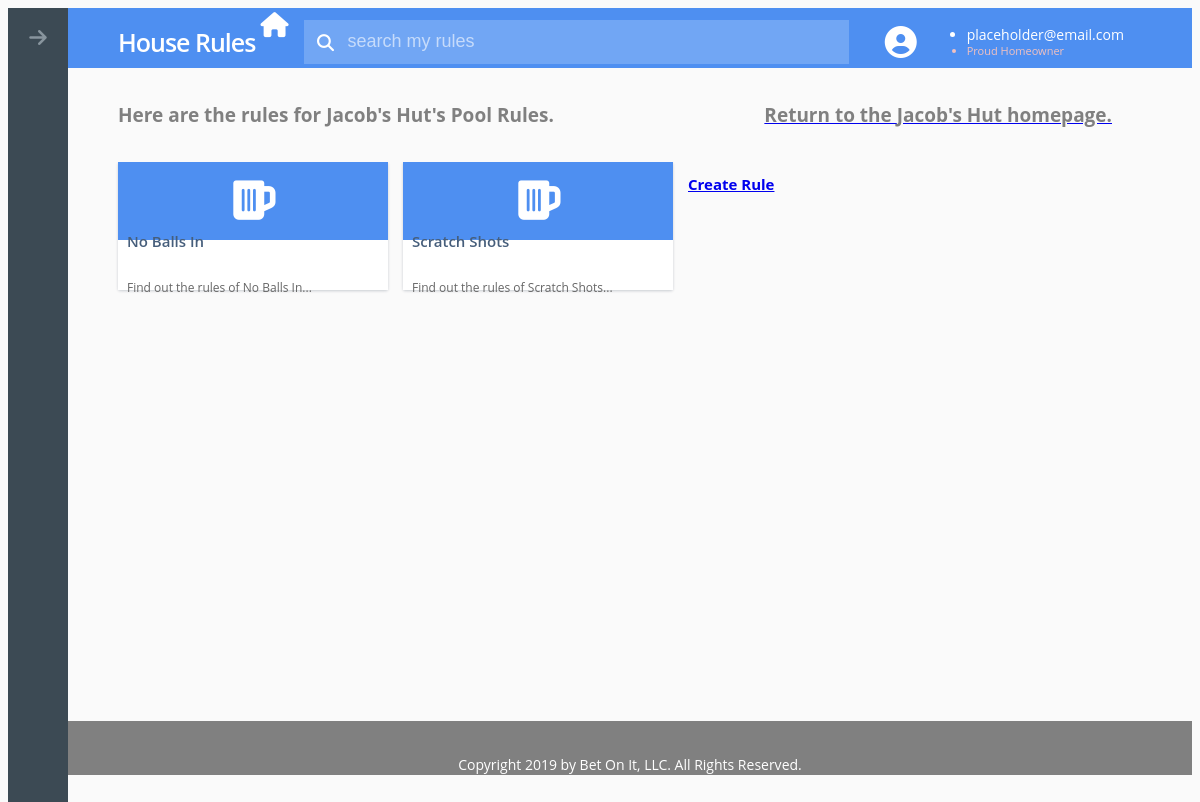
The page /rulebook/3/ on the database its author committed.
### hr/models.py (models this page shows, shortened)
class Rulebook(models.Model):
	rulebook_name = models.CharField(max_length=50)
	parent_house = models.ForeignKey(House, default = "0000000", on_delete=models.CASCADE)
	def __str__(self):
		return self.parent_house.__str__() + "'s " + self.rulebook_name + " Rules"

class House(models.Model):
	house_name = models.CharField(max_length=50)
	def __str__(self):
		return self.house_name

class Rule(models.Model):
	rule_name = models.CharField(max_length=50)
	rule_text = models.CharField(max_length=500)
	parent_rulebook = models.ForeignKey(Rulebook, default = "0000000", on_delete=models.CASCADE)

### hr/views.py (the view)
# urls.py: path('rulebook/<int:Rulebook_id>/', views.rulebook),
def rulebook(request, Rulebook_id):
	template = loader.get_template('hr/rulebook.html')
	rulebook = get_object_or_404(Rulebook, pk=Rulebook_id)
	rule_list = Rule.objects.filter(parent_rulebook = Rulebook_id)
	context = {
		'Rulebook' : rulebook,
		'rule_list' : rule_list
	}
	return HttpResponse(template.render(context, request))

### hr/templates/hr/rulebook.html (shortened to what this page needs)
{% load static %}
<!DOCTYPE html>
<head>
	{% block css_js %}
		<link rel="stylesheet" href="https://cdnjs.cloudflare.com/ajax/libs/meyer-reset/2.0/reset.min.css">
		<link rel = "stylesheet" type = "text/css" href = "{% static 'hr/house/style.css' %}"/>
	{% endblock %}
</head>
<body>
<main class="main-content">
	<div class="masthead">
		<div class="logo">
			<h1>House Rules<i class="fas fa-home logo-icon" aria-hidden="true"></i></h1>
		</div>
		<div class="rules-search">
			<form>
				<input type="search" class="search-input" placeholder="search my rules" aria-label="search rules">
				<i class="fas fa-search search-icon" aria-hidden="true"></i>
			</form>
		</div>
		<div class="user-settings" tabindex="0" aria-label="User Settings">
			<div class="user-image">
				<i class="fas fa-user-circle" aria-hidden="true"></i>
			</div>
			<ul class="user-info">
				<li class="user-email">placeholder@email.com</li>
				<li class="user-type">Proud Homeowner</li>
			</ul>
		</div>
	</div>
	<div class="rules-items-controls">
	{% if rule_list %}
		<h2>Here are the rules for {{Rulebook}}.</h1>
	{% else %}
	    <h2>No rules are available.</h2>
	{% endif %}
	<a href = "/house/{{Rulebook.parent_house.id}}/">
		<h2>Return to the {{Rulebook.parent_house}} homepage.</h2>
	</a>
	</div>
	<div class="rules-items-container">
		{% for rule in rule_list %}
		<a href = "/rule/{{ rule.id }}/" style="text-decoration:none">
			<div class="rules-item password-item" tabindex="0">
				<div class="rules-item-thumbnail">
					<i class="fas fa-beer" aria-hidden="true"></i>
				</div>
				<div class="rules-item-info">
					<h3 class="rules-item-name">{{ rule.rule_name }}</h3>
					<h4 class="rules-item-summary">Find out the rules of {{ rule.rule_name }}...</h4>
				</div>
			</div>
		</a>
		{% endfor %}
		<a href="/rule/new">
			<h2>Create Rule</h2>
		</a>
	</div>
	<div id = "footer" align = "center">
      <p> Copyright 2019 by Bet On It, LLC.  All Rights Reserved. </p>
    </div>
</main>
<nav class="sidebar">
	<button class="collapse-btn menu-btn btn" aria-label="Expand Menu" title="Expand Menu">
            <i class="fas fa-arrow-right" aria-hidden="true"></i>
        </button>
</nav>
</body>

### hr/static/hr/house/style.css (style rules this page uses)
body { font-family: "Open Sans", Arial, sans-serif; display: flex; min-height: 100vh; background-color: #fafafa; position: relative; }
#footer { font-size: 14px; color: #ffffff; width: 100%; height: 16%; text-align: center; background: #808080; padding-top: 20px; padding-bottom: 20px; }
.main-content { display: flex; flex-direction: column; flex: 1; order: 1; text-decoration: none; }
.btn { font-size: inherit; font-weight: inherit; background: none; border: none; color: inherit; display: flex; justify-content: center; align-items: center; cursor: pointer; }
.masthead { display: flex; align-items: center; flex-basis: 6rem; position: -webkit-sticky; position: sticky; top: 0; background-color: #4e8ff1; color: #fff; padding: 0 5rem; }
.logo h1 { font-size: 2.5rem; font-weight: 600; letter-spacing: -0.1rem; white-space: nowrap; }
.logo-icon { position: relative; padding-left: 0.5rem; vertical-align: middle; bottom: 20px; }
.rules-search { flex: 1 0 19.2rem; margin: 0 1.6rem; position: relative; }
.search-input { font-size: 1.8rem; font-weight: 400; height: 4.4rem; width: 98%; background-color: rgba(255, 255, 255, 0.2); color: #fff; caret-color: #fff; padding-left: 4.4rem; border: none; }
.search-input::placeholder { color: rgba(255, 255, 255, 0.6); }
.search-icon { font-size: 1.7rem; position: absolute; top: 2.2rem; left: 2.2rem; transform: translate(-50%, -50%); }
.user-settings { display: flex; align-items: center; font-weight: 400; line-height: 1.2; height: 100%; padding: 0 0.8rem; cursor: pointer; }
.user-image { font-size: 3.2rem; }
.user-info { margin: 0 1rem; }
.user-email { font-size: 1.4rem; }
.user-type { font-size: 1.1rem; color: #f1c1c0; }
.rules-items-controls { display: flex; align-items: center; position: -webkit-sticky; position: sticky; top: 6rem; padding: 1.8rem 5rem; background-color: #fafafa; }
.rules-items-controls h2 { flex: 1; font-size: 1.9rem; font-weight: 700; color: #808080; }
.rules-items-container { display: flex; flex-wrap: wrap; align-content: flex-start; flex: 1; padding: 0 5rem 1.5rem; }
.rules-item { display: flex; flex-direction: column; flex-basis: 27rem; height: 12.8rem; margin-right: 1.5rem; margin-bottom: 3rem; border-radius: 0.2rem; box-shadow: 0 0.1rem 0.3rem rgba(0, 24, 48, 0.2); cursor: pointer; }
.rules-item-info { flex-basis: 5rem; display: flex; flex-direction: column; justify-content: center; background-color: #fff; padding: 0 0.9rem; line-height: 1.2; }
.rules-item-name { font-size: 1.5rem; font-weight: 600; color: #465e7b; text-decoration: none }
.rules-item-summary { font-size: 1.2rem; font-weight: 400; color: #666; }
.rules-item-thumbnail { display: flex; justify-content: center; align-items: center; flex: 1; font-size: 4.5rem; color: #fff; }
.password-item .rules-item-thumbnail { background-color: #4e8ff1; }
.sidebar { display: flex; flex-direction: column; flex: 0 0 6rem; position: -webkit-sticky; position: sticky; top: 0; height: 100vh; font-size: 20px; background-color: #3c4a54; color: #88959e; }
.menu-btn { height: 4rem; flex-shrink: 0; width: 100%; }
.collapse-btn { height: 6rem; }

### rows shown on the page
Rulebook: parent_house+rulebook_name "Jacob's Hut's Pool Rules", parent_house "Jacob's Hut"
Rule: rule_name "No Balls In"
Rule: rule_name "Scratch Shots"
